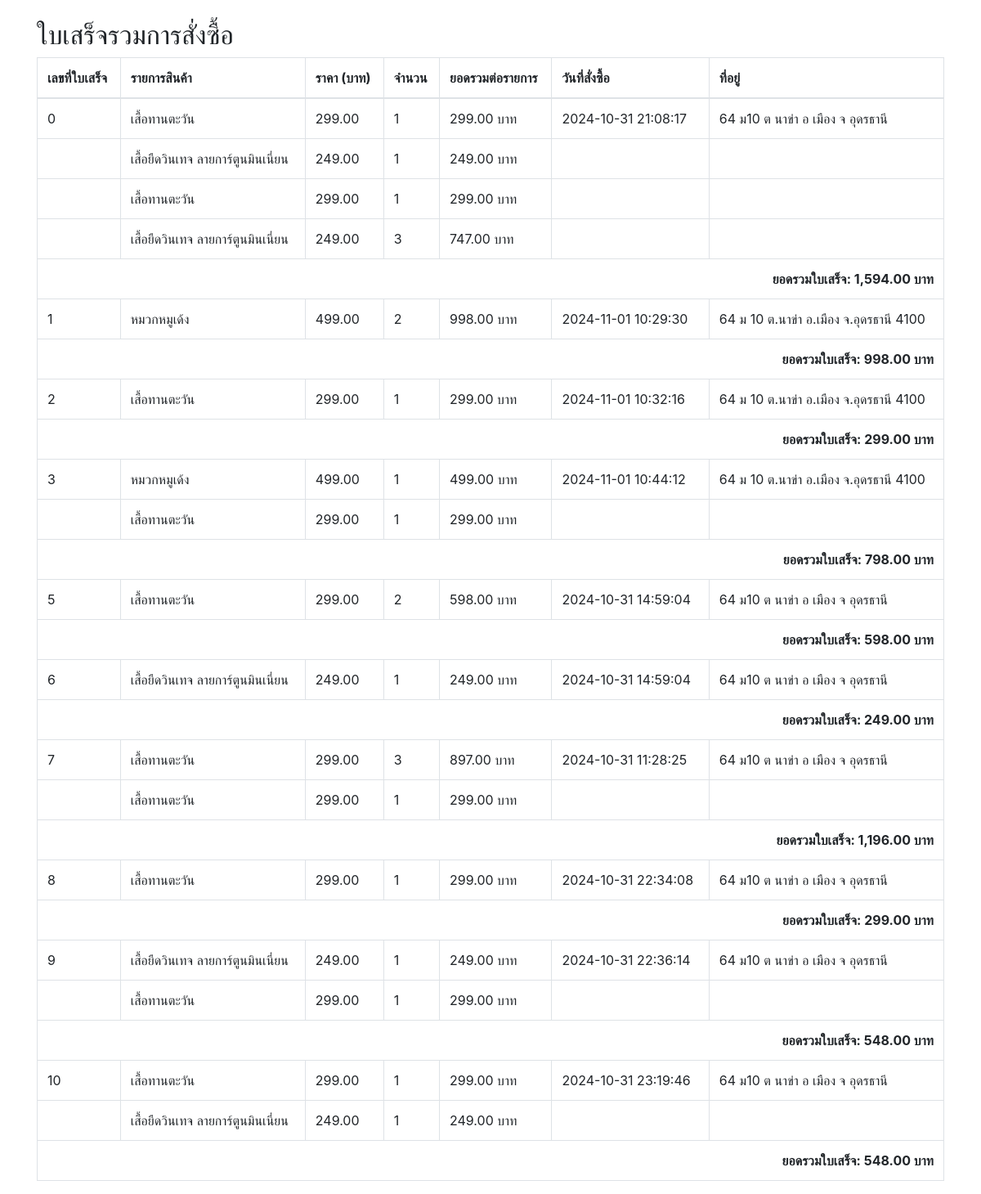
The app's page /backend/Order_status.php with its own data.
### tables this page shows
CREATE TABLE `tbl_sales` (
  `sale_id` int(11) NOT NULL,
  `product_id` int(11) NOT NULL,
  `quantity` int(11) NOT NULL,
  `slip` varchar(250) NOT NULL,
  `status` varchar(20) NOT NULL,
  `sale_date` datetime DEFAULT current_timestamp(),
  `member_id` int(11) NOT NULL,
  `total_price` double NOT NULL,
  `order_id` int(100) NOT NULL
);

CREATE TABLE `tbl_product` (
  `p_id` int(11) NOT NULL,
  `p_name` varchar(200) NOT NULL,
  `type_id` int(11) NOT NULL,
  `p_detail` text NOT NULL,
  `p_img` varchar(200) NOT NULL,
  `p_price` int(11) NOT NULL,
  `p_qty` int(100) NOT NULL,
  `p_unit` varchar(100) NOT NULL,
  `p_view` int(10) NOT NULL,
  `datesave` timestamp NOT NULL DEFAULT current_timestamp()
);

CREATE TABLE `tbl_member` (
  `member_id` int(11) NOT NULL,
  `m_user` varchar(20) NOT NULL,
  `m_pass` varchar(20) NOT NULL,
  `m_name` varchar(100) NOT NULL,
  `m_gender` varchar(10) NOT NULL,
  `m_email` varchar(100) NOT NULL,
  `m_tel` varchar(20) NOT NULL,
  `m_address` varchar(200) NOT NULL,
  `birth_date` date NOT NULL DEFAULT current_timestamp(),
  `date_save` timestamp NOT NULL DEFAULT current_timestamp()
);

### backend/Order_status.php (the view, shortened to what this page needs)
<?php
include("con_db.php");
$sql = "SELECT
            p.order_id,
            t.p_name,
            t.p_price,
            p.quantity,
            (t.p_price * p.quantity) AS subtotal,
            p.sale_date,
            p.member_id,
            p.status,
            m.m_address -- เพิ่มคอลัมน์ที่อยู่
        FROM
            tbl_sales AS p
        INNER JOIN
            tbl_product AS t ON p.product_id = t.p_id
        INNER JOIN
            tbl_member AS m ON p.member_id = m.member_id -- เชื่อมกับตารางที่มีข้อมูลที่อยู่
        ORDER BY
            p.order_id ASC";
$result = mysqli_query($conn, $sql);
?>
<!DOCTYPE html>
<html lang="th">
<head>
    <link rel="stylesheet" href="https://stackpath.bootstrapcdn.com/bootstrap/4.5.2/css/bootstrap.min.css">
</head>
<body>
    <div class="container mt-4">
        <h2>ใบเสร็จรวมการสั่งซื้อ</h2>
        <table class="table table-bordered">
            <thead>
                <tr>
                    <th>เลขที่ใบเสร็จ</th>
                    <th>รายการสินค้า</th>
                    <th>ราคา (บาท)</th>
                    <th>จำนวน</th>
                    <th>ยอดรวมต่อรายการ</th>
                    <th>วันที่สั่งซื้อ</th>
                    <th>ที่อยู่</th>
                </tr>
            </thead>
            <tbody>
                <?php
                $previous_order_id = null;
                $total_amount = 0;
                while ($row = mysqli_fetch_assoc($result)):
                    if ($row['order_id'] != $previous_order_id) {
                        if ($previous_order_id !== null) {
                            echo "<tr><td colspan='8' class='text-right'><strong>ยอดรวมใบเสร็จ: " . number_format($total_amount, 2) . " บาท</strong></td></tr>";
                        }
                        $total_amount = 0;
                    }
                    $total_amount += $row['subtotal'];
                ?>
                    <tr>
                        <td><?php echo ($row['order_id'] != $previous_order_id) ? $row['order_id'] : ''; ?></td>
                        <td><?php echo $row['p_name']; ?></td>
                        <td><?php echo number_format($row['p_price'], 2); ?></td>
                        <td><?php echo $row['quantity']; ?></td>
                        <td><?php echo number_format($row['subtotal'], 2); ?> บาท</td>
                        <td><?php echo ($row['order_id'] != $previous_order_id) ? $row['sale_date'] : ''; ?></td>
                        <td><?php echo ($row['order_id'] != $previous_order_id) ? $row['m_address'] : ''; ?></td>
                    </tr>
                <?php
                    $previous_order_id = $row['order_id'];
                endwhile;
                echo "<tr><td colspan='8' class='text-right'><strong>ยอดรวมใบเสร็จ: " . number_format($total_amount, 2) . " บาท</strong></td></tr>";
                ?>
            </tbody>
        </table>
    </div>
</body>
</html>

### records on screen
tbl_sales: order "0", product.p_name "เสื้อทานตะวัน", product.p_price "299.00", quantity "1", subtotal "299.00", sale_date "2024-10-31 21:08:17", member.m_address "64 ม10 ต นาข่า อ เมือง จ อุดรธานี"
tbl_sales: product.p_name "เสื้อยืดวินเทจ ลายการ์ตูนมินเนี่ยน", product.p_price "249.00", quantity "1", subtotal "249.00"
tbl_sales: product.p_name "เสื้อทานตะวัน", product.p_price "299.00", quantity "1", subtotal "299.00"
tbl_sales: product.p_name "เสื้อยืดวินเทจ ลายการ์ตูนมินเนี่ยน", product.p_price "249.00", quantity "3", subtotal "747.00"
tbl_sales: total_amount "1,594.00", order "1", product.p_name "หมวกหมูเด้ง", product.p_price "499.00", quantity "2", subtotal "998.00", sale_date "2024-11-01 10:29:30", member.m_address "64 ม 10 ต.นาข่า อ.เมือง จ.อุดรธานี 4100"
tbl_sales: total_amount "998.00", order "2", product.p_name "เสื้อทานตะวัน", product.p_price "299.00", quantity "1", subtotal "299.00", sale_date "2024-11-01 10:32:16", member.m_address "64 ม 10 ต.นาข่า อ.เมือง จ.อุดรธานี 4100"
tbl_sales: total_amount "299.00", order "3", product.p_name "หมวกหมูเด้ง", product.p_price "499.00", quantity "1", subtotal "499.00", sale_date "2024-11-01 10:44:12", member.m_address "64 ม 10 ต.นาข่า อ.เมือง จ.อุดรธานี 4100"
tbl_sales: product.p_name "เสื้อทานตะวัน", product.p_price "299.00", quantity "1", subtotal "299.00"
tbl_sales: total_amount "798.00", order "5", product.p_name "เสื้อทานตะวัน", product.p_price "299.00", quantity "2", subtotal "598.00", sale_date "2024-10-31 14:59:04", member.m_address "64 ม10 ต นาข่า อ เมือง จ อุดรธานี"
tbl_sales: total_amount "598.00", order "6", product.p_name "เสื้อยืดวินเทจ ลายการ์ตูนมินเนี่ยน", product.p_price "249.00", quantity "1", subtotal "249.00", sale_date "2024-10-31 14:59:04", member.m_address "64 ม10 ต นาข่า อ เมือง จ อุดรธานี"
tbl_sales: total_amount "249.00", order "7", product.p_name "เสื้อทานตะวัน", product.p_price "299.00", quantity "3", subtotal "897.00", sale_date "2024-10-31 11:28:25", member.m_address "64 ม10 ต นาข่า อ เมือง จ อุดรธานี"
tbl_sales: product.p_name "เสื้อทานตะวัน", product.p_price "299.00", quantity "1", subtotal "299.00"
tbl_sales: total_amount "1,196.00", order "8", product.p_name "เสื้อทานตะวัน", product.p_price "299.00", quantity "1", subtotal "299.00", sale_date "2024-10-31 22:34:08", member.m_address "64 ม10 ต นาข่า อ เมือง จ อุดรธานี"
tbl_sales: total_amount "299.00", order "9", product.p_name "เสื้อยืดวินเทจ ลายการ์ตูนมินเนี่ยน", product.p_price "249.00", quantity "1", subtotal "249.00", sale_date "2024-10-31 22:36:14", member.m_address "64 ม10 ต นาข่า อ เมือง จ อุดรธานี"
tbl_sales: product.p_name "เสื้อทานตะวัน", product.p_price "299.00", quantity "1", subtotal "299.00"
tbl_sales: total_amount "548.00", order "10", product.p_name "เสื้อทานตะวัน", product.p_price "299.00", quantity "1", subtotal "299.00", sale_date "2024-10-31 23:19:46", member.m_address "64 ม10 ต นาข่า อ เมือง จ อุดรธานี"
tbl_sales: product.p_name "เสื้อยืดวินเทจ ลายการ์ตูนมินเนี่ยน", product.p_price "249.00", quantity "1", subtotal "249.00"

### other values on screen
$total_amount "548.00"
